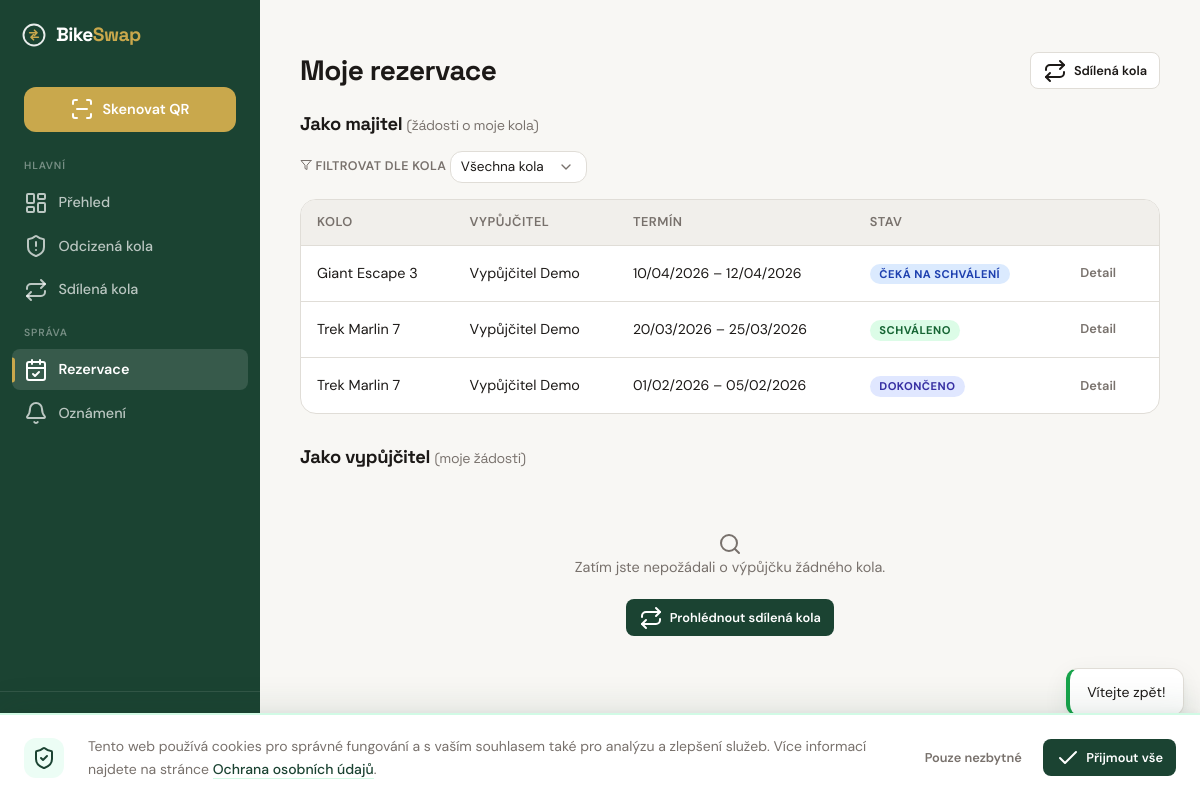
The app's page /reservations (signed in) with its own data.
### tables this page shows
CREATE TABLE IF NOT EXISTS `reservations` (
    `id`                 INT UNSIGNED    NOT NULL AUTO_INCREMENT,
    `bike_id`            INT UNSIGNED    NOT NULL,
    `borrower_id`        INT UNSIGNED    NOT NULL,
    `owner_id`           INT UNSIGNED    NOT NULL,
    `conversation_token` VARCHAR(64)     NOT NULL,
    `date_from`          DATE            NOT NULL,
    `date_to`            DATE            NOT NULL,
    `message`            TEXT            NULL DEFAULT NULL,
    `status`             ENUM('pending','approved','rejected','active','completed','cancelled','not_returned','disputed') NOT NULL DEFAULT 'pending',
    `not_returned_reason`  TEXT          NULL DEFAULT NULL,
    `dispute_reason`       TEXT          NULL DEFAULT NULL,
    `admin_resolution`     ENUM('borrower_guilty','owner_guilty') NULL DEFAULT NULL,
    `admin_resolved_by`    INT UNSIGNED  NULL DEFAULT NULL,
    `admin_resolved_at`    DATETIME      NULL DEFAULT NULL,
    `created_at`         DATETIME        NOT NULL DEFAULT CURRENT_TIMESTAMP,
    `updated_at`         DATETIME        NOT NULL DEFAULT CURRENT_TIMESTAMP ON UPDATE CURRENT_TIMESTAMP,

    PRIMARY KEY (`id`),
    UNIQUE KEY `uq_reservations_token` (`conversation_token`),
    KEY `idx_reservations_bike_dates` (`bike_id`, `date_from`, `date_to`, `status`),
    KEY `idx_reservations_borrower` (`borrower_id`, `status`),
    KEY `idx_reservations_owner` (`owner_id`, `status`),
    CONSTRAINT `fk_reservations_bike` FOREIGN KEY (`bike_id`) REFERENCES `bikes` (`id`) ON DELETE CASCADE,
    CONSTRAINT `fk_reservations_borrower` FOREIGN KEY (`borrower_id`) REFERENCES `users` (`id`) ON DELETE CASCADE,
    CONSTRAINT `fk_reservations_owner` FOREIGN KEY (`owner_id`) REFERENCES `users` (`id`) ON DELETE CASCADE,
    CONSTRAINT `fk_reservations_admin` FOREIGN KEY (`admin_resolved_by`) REFERENCES `users` (`id`) ON DELETE SET NULL
);

CREATE TABLE IF NOT EXISTS `bikes` (
    `id`                   INT UNSIGNED    NOT NULL AUTO_INCREMENT,
    `owner_id`             INT UNSIGNED    NOT NULL,
    `qr_hash`              VARCHAR(64)     NOT NULL,
    `brand`                VARCHAR(100)    NOT NULL,
    `model`                VARCHAR(100)    NULL DEFAULT NULL,
    `color`                VARCHAR(50)     NOT NULL,
    `frame_number`         VARCHAR(100)    NULL DEFAULT NULL,
    `year_of_manufacture`  SMALLINT UNSIGNED NULL DEFAULT NULL,
    `description`          TEXT            NULL DEFAULT NULL,
    `status`               ENUM('active', 'stolen', 'found', 'recovered') NOT NULL DEFAULT 'active',
    `is_shared`            TINYINT(1)      NOT NULL DEFAULT 0,
    `auto_accept`          TINYINT(1)      NOT NULL DEFAULT 0,
    `availability_days`    VARCHAR(20)     DEFAULT NULL,
    `created_at`           DATETIME        NOT NULL DEFAULT CURRENT_TIMESTAMP,
    `updated_at`           DATETIME        NOT NULL DEFAULT CURRENT_TIMESTAMP ON UPDATE CURRENT_TIMESTAMP,

    PRIMARY KEY (`id`),
    UNIQUE KEY `uq_bikes_qr_hash` (`qr_hash`),
    KEY `idx_bikes_owner` (`owner_id`),
    KEY `idx_bikes_status` (`status`),
    KEY `idx_bikes_shared` (`is_shared`),
    CONSTRAINT `fk_bikes_owner` FOREIGN KEY (`owner_id`) REFERENCES `users` (`id`) ON DELETE CASCADE
);

CREATE TABLE IF NOT EXISTS `users` (
    `id`                 INT UNSIGNED    NOT NULL AUTO_INCREMENT,
    `email`              VARCHAR(255)    NOT NULL,
    `password_hash`      VARCHAR(255)    NOT NULL,
    `role`               ENUM('user', 'police', 'admin') NOT NULL DEFAULT 'user',
    `first_name`         VARCHAR(50)     NOT NULL,
    `surname`            VARCHAR(50)     NOT NULL DEFAULT '',
    `phone`              VARCHAR(20)     NULL DEFAULT NULL,
    `address`            VARCHAR(255)    NULL DEFAULT NULL,
    `is_verified`        TINYINT(1)      NOT NULL DEFAULT 0,
    `verification_token` VARCHAR(64)     NULL DEFAULT NULL,
    `password_reset_token`   VARCHAR(64) NULL DEFAULT NULL,
    `password_reset_expires` DATETIME    NULL DEFAULT NULL,
    `totp_secret`        VARCHAR(255)    NULL DEFAULT NULL,
    `totp_enabled`       TINYINT(1)      NOT NULL DEFAULT 0,
    `karma_score`        INT             NOT NULL DEFAULT 0,
    `is_banned`          TINYINT(1)      NOT NULL DEFAULT 0,
    `created_at`         DATETIME        NOT NULL DEFAULT CURRENT_TIMESTAMP,
    `updated_at`         DATETIME        NOT NULL DEFAULT CURRENT_TIMESTAMP ON UPDATE CURRENT_TIMESTAMP,
    `last_login_at`      DATETIME        NULL DEFAULT NULL,

    PRIMARY KEY (`id`),
    UNIQUE KEY `uq_users_email` (`email`),
    KEY `idx_users_role` (`role`)
);

### templates/reservation/my-reservations.php (the view, shortened to what the rows shown need)
<div class="page-header">
  <h1>Moje rezervace</h1>
</div>
<section class="mb-xl">
  <h2 class="section-title">Jako majitel <span class="text-muted text-sm" style="font-weight:400">(žádosti o moje kola)</span></h2>
  <?php if (empty($asOwner)): ?>
    <div class="empty-state">
      <i data-lucide="inbox"></i>
      <p>Zatím žádné žádosti o vaše kola.</p>
    </div>
  <?php else: ?>
    <div class="table-wrapper">
      <table>
        <thead>
          <tr>
            <th>Kolo</th>
            <th>Vypůjčitel</th>
            <th>Termín</th>
            <th>Stav</th>
            <th></th>
          </tr>
        </thead>
        <tbody>
          <?php foreach ($asOwner as $r): ?>
            <tr>
              <td>
                <?php if ($r->getBike()): ?>
                  <?= e($r->getBike()->getFullName()) ?>
                <?php else: ?>
                  Kolo #<?= $r->getBikeId() ?>
                <?php endif; ?>
              </td>
              <td>
                <?php if ($r->getBorrower()): ?>
                  <?= e($r->getBorrower()->getName()) ?>
                <?php endif; ?>
              </td>
              <td class="text-sm"><?= $r->getDateRangeText() ?></td>
              <td>
                <span class="status-badge <?= $r->getStatusClass() ?>">
                  <?= e($r->getStatusLabel()) ?>
                </span>
              </td>
              <td>
                <a href="/reservation/<?= $r->getId() ?>" class="btn btn-sm btn-ghost">Detail</a>
              </td>
            </tr>
          <?php endforeach; ?>
        </tbody>
      </table>
    </div>
  <?php endif; ?>
</section>
<section>
  <h2 class="section-title">Jako vypůjčitel <span class="text-muted text-sm" style="font-weight:400">(moje žádosti)</span></h2>
</section>

### records on screen
reservations: bike.model "Giant Escape 3", borrower.surname "Vypůjčitel Demo", $r->getDateRangeText() "10/04/2026 – 12/04/2026", status "ČEKÁ NA SCHVÁLENÍ"
reservations: bike.model "Trek Marlin 7", borrower.surname "Vypůjčitel Demo", $r->getDateRangeText() "20/03/2026 – 25/03/2026", status "SCHVÁLENO"
reservations: bike.model "Trek Marlin 7", borrower.surname "Vypůjčitel Demo", $r->getDateRangeText() "01/02/2026 – 05/02/2026", status "DOKONČENO"
